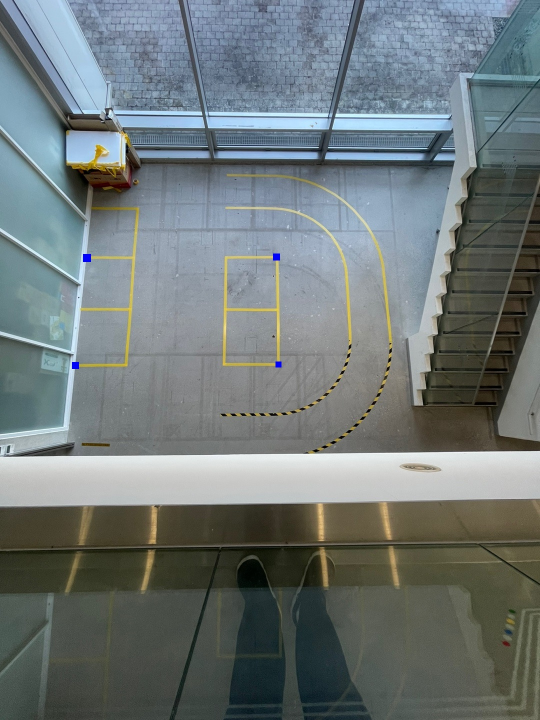
%> input picture images/birdeye_blue.jpg, 1080 x 1440 px (shown at 1/2 size)
$ octave --eval "result = calibration;"   (GNU Octave 9; MATLAB toolbox functions it lacks are replaced by stand-ins)
%> lines starting %> are read from the running program, lines starting %| are printed output that depends on the picture; in (x1, y1, x2, y2) boxes, pixels count from 0 and x2, y2 are one past the last pixel; in counts of white or black regions, pixels touching at a corner belong together; the program's own positions count from 1
function img = calibration()
    % close all
    img_rgb = imread('images/birdeye_blue.jpg');
%> img_rgb is the input picture: size 1440x1080x3 uint8; mean R, G, B 110.7, 119.6, 120.2
    % P = impixel(img);

    img_hsv = rgb2hsv(img_rgb);
%> img_hsv: size 1440x1080x3 double; mean H, S, V 0.395, 0.196, 0.499
    img_hsv_h = img_hsv(:,:,1);
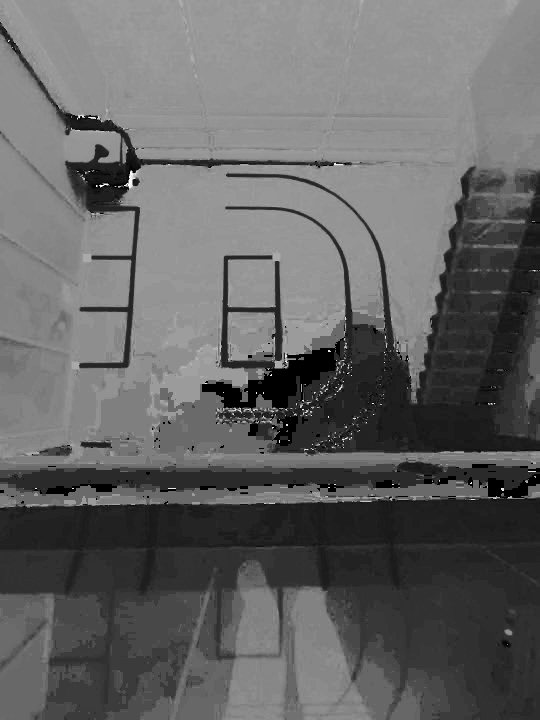
%> img_hsv_h: size 1440x1080 double (shown at 1/2 size); min 0, max 0.998, mean 0.395
    img_hsv_s = img_hsv(:,:,2);
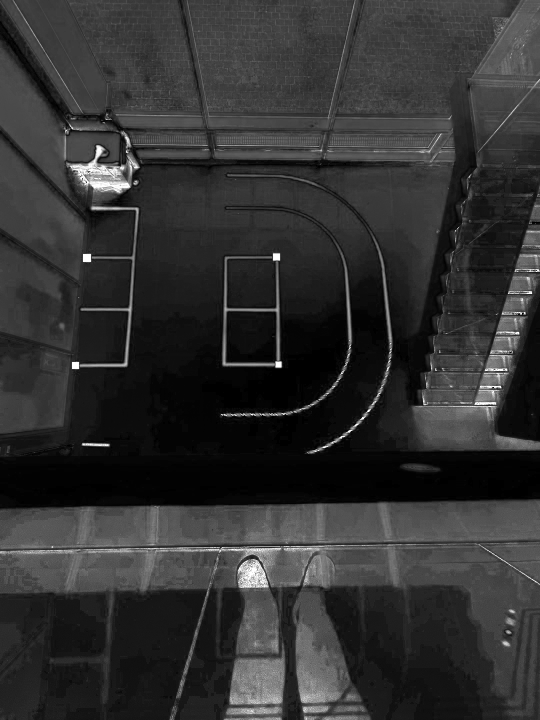
%> img_hsv_s: size 1440x1080 double (shown at 1/2 size); min 0, max 1, mean 0.196
    img_hsv_v = img_hsv(:,:,3);
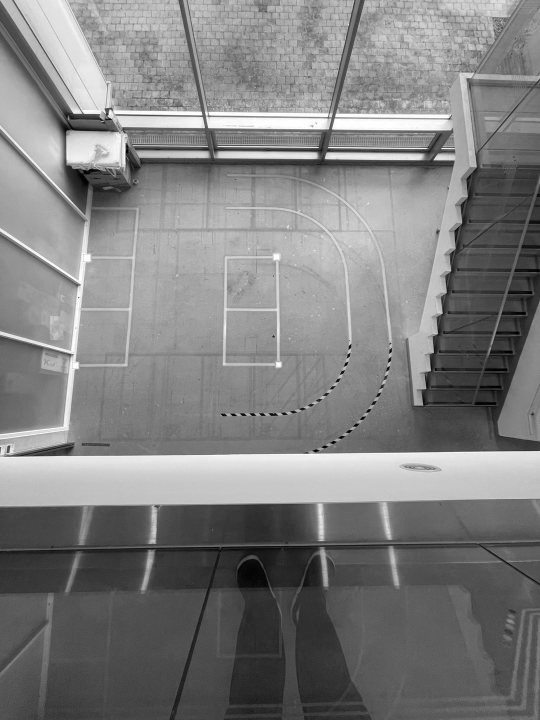
%> img_hsv_v: size 1440x1080 double (shown at 1/2 size); min 0, max 1, mean 0.499
    % imshow(img_hsv_h)
    img_hsv_blue = double(zeros(size(img_hsv_h)));

    for i = 1: size(img_hsv_blue, 1)
        for j = 1:size(img_hsv_blue, 2)
            if (img_hsv_h(i, j) > 0.6 && img_hsv_h(i, j) < 0.8) && (img_hsv_v(i, j) < 1) && (img_hsv_s(i,j) > 0.4)
                img_hsv_blue(i, j) = 1;
            end
        end
    end
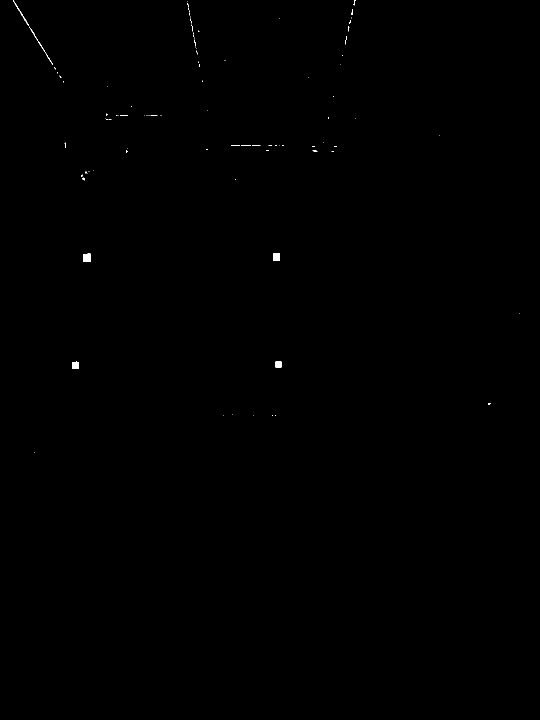
%> img_hsv_blue: size 1440x1080 double (shown at 1/2 size); values 0 (black) and 1 (white), 0.1% white; 93 white regions (81 under 20 px), largest, box (x1, y1, x2, y2) and area: (166, 507, 182, 524) 247, (546, 506, 560, 522) 196, (144, 723, 158, 738) 186
    % img_clean = img_hsv_blue;
    SE = strel('square', 5);
    img_clean = imopen(img_hsv_blue, SE);
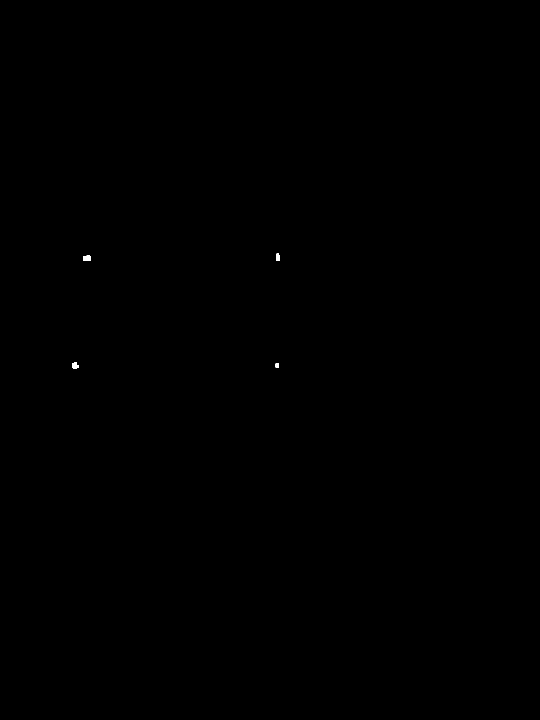
%> img_clean: size 1440x1080 double (shown at 1/2 size); values 0 (black) and 1 (white), 0.03% white; 4 white regions, box (x1, y1, x2, y2) and area: (166, 511, 182, 522) 166, (144, 724, 158, 738) 143, (552, 507, 560, 521) 101, (551, 727, 558, 736) 58

    img_rgb_blue = uint8(zeros([size(img_hsv_blue), 3]));

    BW = img_clean*255;
%     figure(1); imshow(img_clean)
    % dim = size(BW)
    [r, c] = find(BW);
%> r = 468 values from 508 to 738; c = 468 values from 145 to 560
    % [8 lines of commented-out code are left out]


    for i = 1:size(img_hsv_blue, 1)
        for j = 1:size(img_hsv_blue, 2)
            if img_clean(i, j) ~= 0
                img_rgb_blue(i, j, :) = img_rgb(i, j, :);
            end
        end
    end
%> img_rgb_blue: size 1440x1080x3 uint8; mean H, S, V 0, 0, 0.1
    % [r,c] = find(img_clean);
    y_lu = min(r);
%> y_lu = 508
    y_rl = max(r);
%> y_rl = 738
    x_lu = min(c);
%> x_lu = 145
    x_rl = max(c);
%> x_rl = 560

    lu = [x_lu+20, y_lu]';
%> lu = [165; 508]
    ll = [x_lu, y_rl]';
%> ll = [145; 738]
    rl = [x_rl, y_rl]';
%> rl = [560; 738]
    ru = [x_rl, y_lu]';
%> ru = [560; 508]

    x_ll = 0;
    y_ll = 0;
    x_ru = 379;
    y_ru = 223;
    target_lu = [x_ll, y_ru]';
    target_ll = [x_ll, y_ll]';
    target_rl = [x_ru, y_ll]';
    target_ru = [x_ru, y_ru]';

    pin = [lu, ll, rl, ru];
%> pin = [165 145 560 560; 508 738 738 508]
    target = [target_ll, target_lu, target_ru, target_rl];
%     img_tar = img_rgb(y_lu:y_rl, x_lu:x_rl);
%     imshow(img_tar)
    H = fitgeotrans(pin',target', 'projective');
%> H = transform with T = [1.08 5.05e-16 -6.06e-19; 0.0939 1.15 0.000248; -226 -582.6 1]
    [Iwarp, reft] = imwarp(img_rgb, H);
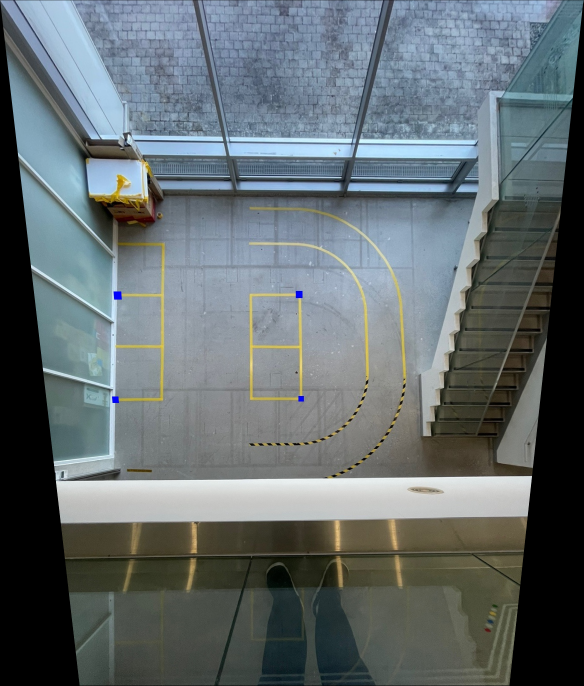
%> Iwarp: size 1371x1167x3 uint8 (shown at 1/2 size); mean R, G, B 98.9, 108.2, 111.2

% [4 lines of commented-out code are left out]
    x = [0 0 1]*H.T;
%> x = [-226 -582.6 1]
    x = abs(int32(x));
%> x = [226 583 1]
    % x = x/x(3)

    img = Iwarp(target_ll(2)+x(2)-192:target_ll(2)+target_lu(2)+x(2),target_ll(1)+x(1):target_ll(1)+target_ru(1)+x(1)+9,:);
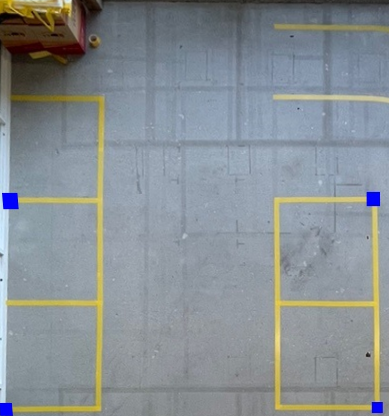
%> img: size 416x389x3 uint8; mean R, G, B 136.1, 143.2, 147.3
% [5 lines of commented-out code are left out]
end
